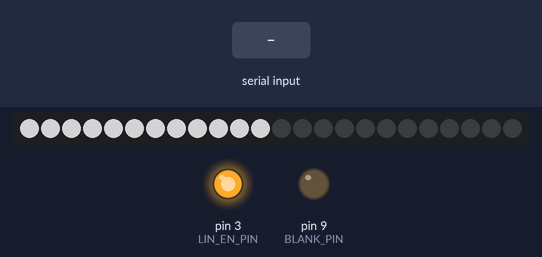
A program run on a simulated Arduino Uno, built with avr-gcc and run on an emulated ATmega328P. Parts: 24 RGB LEDs in strip order, left to right, output pins drawn as LEDs (lit = HIGH). The inputs (shaded band) are chosen by the test bench. Dim RGB values are drawn brighter than linear; pins used as bus, display or sensor lines are not drawn; what the program prints to the serial monitor is not drawn.

Above: at 3.1 s.
6.3 s: "CHARGE\n" received over Serial
At 12.7 s:
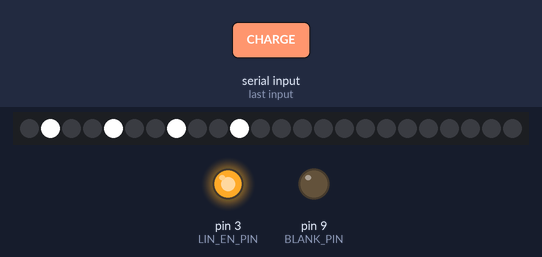
At 14.87 s:
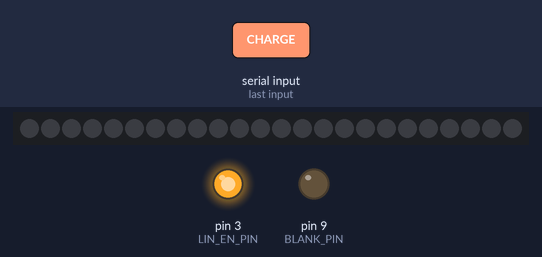
Timing chart, 0 to 15.1 s (numbered marks = the images above; inputs shaded):
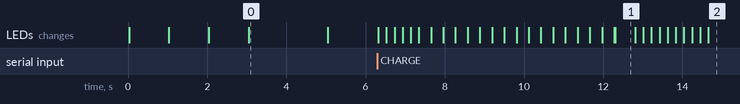

Measured:
- after the input at 6.3 s, the LEDs: first change at once (image 1 shows a later state)
- what the display in image 0 shows lasts 2.0 s, from 3.0 s to 5.0 s
- what the display in image 1 shows lasts 0.5 s, from 12.3 s to 12.8 s

The program:

main.cpp
```cpp
#include <Arduino.h>
#include "Adafruit_TLC5947.h"

//Limit max current at 30mA --> Max at 50%
#define TOTAL_MAX_POWER 4095*3/2

// --- PIN CONFIGURATION (ATmega328PB) ---
// Based on MiniCore / Standard Arduino Uno mapping for PORTB
#define DATA_PIN  11  // PB3 (MOSI) -> SIN
#define CLOCK_PIN 13  // PB5 (SCK)  -> SCLK
#define LATCH_PIN 10  // PB2 (SS)   -> XLAT
#define BLANK_PIN 9   // PB1        -> BLANK

// --- LIN TRANSCEIVER (TJA1028) PINS ---
// From schematic analysis
#define LIN_EN_PIN   3  // PD3
#define LIN_RST_PIN  2  // PD2
// RX is D0, TX is D1 (Hardware Serial)

// Number of TLC5947 drivers connected in series (you have 1)
#define NUM_TLC5974 1

// Library instance
Adafruit_TLC5947 tlc = Adafruit_TLC5947(NUM_TLC5974, CLOCK_PIN, DATA_PIN, LATCH_PIN);

// LED Mapping (Channels 0-23)
// LED1: R0, G0, B0 -> Ch 0, 1, 2
// LED2: R1, G1, B1 -> Ch 3, 4, 5
// LED3: R2, G2, B2 -> Ch 6, 7, 8
// LED4: R3, G3, B3 -> Ch 9, 10, 11

void setLedColor(uint8_t ledIndex, uint16_t r, uint16_t g, uint16_t b) {
  // If ledIndex is 99, apply to ALL LEDs
  if(ledIndex == 99) {
     for(int i=0; i<4; i++) {
        setLedColor(i, r, g, b);
     }
     return;
  }

  // Each LED occupies 3 consecutive channels
  // ledIndex: 0 for LED1, 1 for LED2, etc.
  uint16_t baseChannel = ledIndex * 3;

  if (baseChannel > 21) return; // Protection (chip has 24 channels, but we only use up to 11)
  if (r+g+b > TOTAL_MAX_POWER) {
    // Scale down to fit max power
    float scale = (float)TOTAL_MAX_POWER / (r + g + b);
    r = (uint16_t)(r * scale);
    g = (uint16_t)(g * scale);
    b = (uint16_t)(b * scale);
  }

  tlc.setPWM(baseChannel + 0, r); // Red
  tlc.setPWM(baseChannel + 1, g); // Green
  tlc.setPWM(baseChannel + 2, b); // Blue
}

void setup() {
  // 1. Initialize LIN Transceiver Control Pins
  pinMode(LIN_EN_PIN, OUTPUT);
  pinMode(LIN_RST_PIN, OUTPUT);

  // Create rising edge for RST and Enable HIGH for Normal Mode
  digitalWrite(LIN_RST_PIN, LOW);
  digitalWrite(LIN_EN_PIN, HIGH);
  delay(10);
  digitalWrite(LIN_RST_PIN, HIGH); // Release Reset
  delay(10);

  // 2. Initialize Serial (LIN Bus)
  Serial.begin(19200); // Standard LIN Speed
  Serial.println("LIN_READY");

  // BLANK pin configuration: must be LOW to turn on LEDs
  pinMode(BLANK_PIN, OUTPUT);
  digitalWrite(BLANK_PIN, HIGH); // Start with LEDs off

  // Initialize library
  if (!tlc.begin()) {
    Serial.println("ERR_TLC");
  }

  // Enable outputs
  digitalWrite(BLANK_PIN, LOW);

  // Initial Test: All Red
  for(int i=0; i<4; i++) setLedColor(i, 4095, 0, 0);
  tlc.write();
  delay(1000);

  // Initial Test: All Green
  for(int i=0; i<4; i++) setLedColor(i, 0, 4095, 0);
  tlc.write();
  delay(1000);

  // Initial Test: All Blue
  for(int i=0; i<4; i++) setLedColor(i, 0, 0, 4095);
  tlc.write();
  delay(1000);

  // Initial Test: All White
  for(int i=0; i<4; i++) setLedColor(i, 4095, 4095, 4095);
  tlc.write();
  delay(2000);

  // Turn off
  for(int i=0; i<4; i++) setLedColor(i, 0, 0, 0);
  tlc.write();
}

// Variables for rainbow effect
uint16_t hue = 0;
void colorWheel(uint8_t ledNum, uint16_t wheelPos) {
  // Helper function to generate rainbow colors
  // wheelPos from 0 to 4095
  uint16_t r, g, b;

  // Divide the wheel into 3 parts
  if(wheelPos < 1365) {
    r = (1365 - wheelPos) * 3;
    g = wheelPos * 3;
    b = 0;
  } else if(wheelPos < 2730) {
    wheelPos -= 1365;
    r = 0;
    g = (1365 - wheelPos) * 3;
    b = wheelPos * 3;
  } else {
    wheelPos -= 2730;
    r = wheelPos * 3;
    g = 0;
    b = (1365 - wheelPos) * 3;
  }

  setLedColor(ledNum, r, g, b);
}

void blink_white_function(int times, int delay_ms) {
  for (int i = 0; i < times; i++) {
    // Turn on all LEDs (white)
    for(int j=0; j<4; j++) setLedColor(j, 4095, 4095, 4095);
    tlc.write();
    delay(delay_ms);

    // Turn off all LEDs
    for(int j=0; j<4; j++) setLedColor(j, 0, 0, 0);
    tlc.write();
    delay(delay_ms);
  }
}

void blink_red_function(int times, int delay_ms) {
  for (int i = 0; i < times; i++) {
    // Turn on all LEDs (red)
    for(int j=0; j<4; j++) setLedColor(j, 4095, 0, 0);
    tlc.write();
    delay(delay_ms);

    // Turn off all LEDs
    for(int j=0; j<4; j++) setLedColor(j, 0, 0, 0);
    tlc.write();
    delay(delay_ms);
  }
}

void blink_green_function(int times, int delay_ms) {
  for (int i = 0; i < times; i++) {
    // Turn on all LEDs (green)
    for(int j=0; j<4; j++) setLedColor(j, 0, 4095, 0);
    tlc.write();
    delay(delay_ms);

    // Turn off all LEDs
    for(int j=0; j<4; j++) setLedColor(j, 0, 0, 0);
    tlc.write();
    delay(delay_ms);
  }
}

void blink_blue_function(int times, int delay_ms) {
  for (int i = 0; i < times; i++) {
    // Turn on all LEDs (blue)
    for(int j=0; j<4; j++) setLedColor(j, 0, 0, 4095);
    tlc.write();
    delay(delay_ms);

    // Turn off all LEDs
    for(int j=0; j<4; j++) setLedColor(j, 0, 0, 0);
    tlc.write();
    delay(delay_ms);
  }
}

void turn_off_all_leds() {
  for(int i=0; i<4; i++) setLedColor(i, 0, 0, 0);
  tlc.write();
}

void chargingEffect() {
  turn_off_all_leds(); // Turn off all LEDs after blinking

  blink_red_function(3, 200); // Blink all LEDs red 3 times at the start of charging

  // Simulate battery charging: dim each LED up to max, then move to next
  int led = 3;
  uint16_t brightness = 0;

  while (led >= 0) {
    brightness += 50;
    setLedColor(led, 0, brightness, 0); // Green color
    tlc.write();
    delay(10);
    if (brightness > 4095-50) {
      setLedColor(led, 0, 4095, 0); // Green color
      brightness = 0;
      led--;

      if (led == -1) {
        delay(500); // Short pause before blinking
        blink_white_function(5, 200); // Blink all LEDs 3 times at the end of charging

        turn_off_all_leds(); // Turn off all LEDs after blinking
        delay(500); // Short pause before next effect
      };
    };
  };
};

// Global buffer for LIN/Serial parsing
String inputString = "";
boolean stringComplete = false;

void processLinCommand() {
  if (stringComplete) {
    // Expected format: "L,idx,r,g,b"
    // Example: "L,0,4095,0,0" (Red on LED 0)
    // Example: "L,99,0,0,4095" (Blue on ALL LEDs)
    // Example: "CHARGE" (Run charging effect once)

    if (inputString.startsWith("L,")) {
      // Remove prefix
      String params = inputString.substring(2);

      // Manual parsing
      int firstComma = params.indexOf(',');
      int secondComma = params.indexOf(',', firstComma + 1);
      int thirdComma = params.indexOf(',', secondComma + 1);

      if (firstComma > 0 && secondComma > 0 && thirdComma > 0) {
        int idx = params.substring(0, firstComma).toInt();
        int r = params.substring(firstComma + 1, secondComma).toInt();
        int g = params.substring(secondComma + 1, thirdComma).toInt();
        int b = params.substring(thirdComma + 1).toInt();

        setLedColor(idx, r, g, b);
        tlc.write();
      }
    }
    else if (inputString == "CHARGE") {
        chargingEffect();
    }
    else if (inputString == "CLEAR") {
        turn_off_all_leds();
    }
    else if (inputString == "TEST") {
        // Run a quick test sequence
        for(int i=0; i<4; i++) setLedColor(i, 4095, 0, 0); // Red
        tlc.write();
        delay(500);
        for(int i=0; i<4; i++) setLedColor(i, 0, 4095, 0); // Green
        tlc.write();
        delay(500);
        for(int i=0; i<4; i++) setLedColor(i, 0, 0, 4095); // Blue
        tlc.write();
        delay(500);
        for(int i=0; i<4; i++) setLedColor(i, 4095, 4095, 4095); // White
        tlc.write();
        delay(1000);
        turn_off_all_leds(); // Turn off after test
    }

    else if (inputString == "CHARGE_CONTINUOUS") {
        while(inputString != "CLEAR") { // Run charging effect continuously until "CLEAR" command is received
            chargingEffect();
        }
    }

    // Clear buffer
    inputString = "";
    stringComplete = false;
  }
}

void serialEvent() {
  while (Serial.available()) {
    char inChar = (char)Serial.read();
    if (inChar == '\n') {
      stringComplete = true;
    } else if (inChar != '\r') {
      inputString += inChar;
    }
  }
}

void loop() {
  // Check for new commands
  serialEvent(); // Manually calling ensures it runs even if platformio setup differs
  processLinCommand();

  // Note: if chargingEffect() is called here unconditionally, it will block
  // command processing. You might want to remove it or only call it on command.
  // chargingEffect();

  delay(20);
}
```
